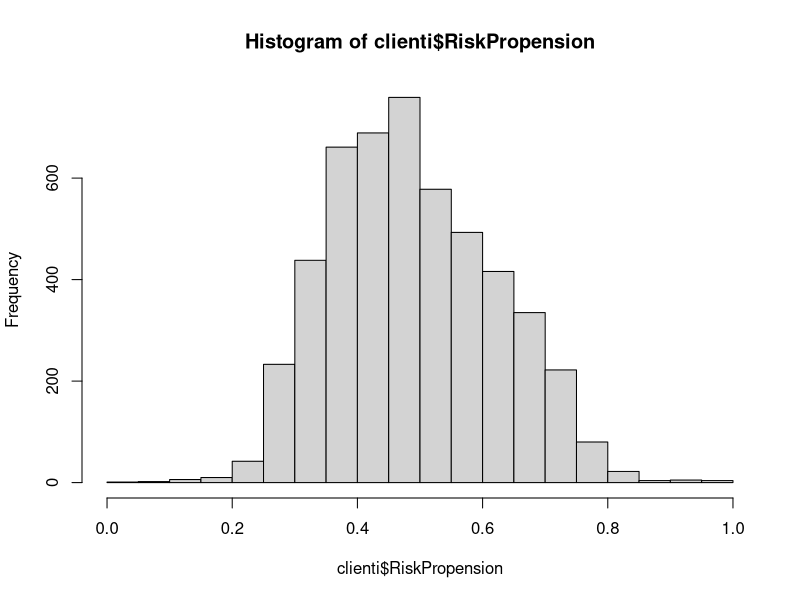
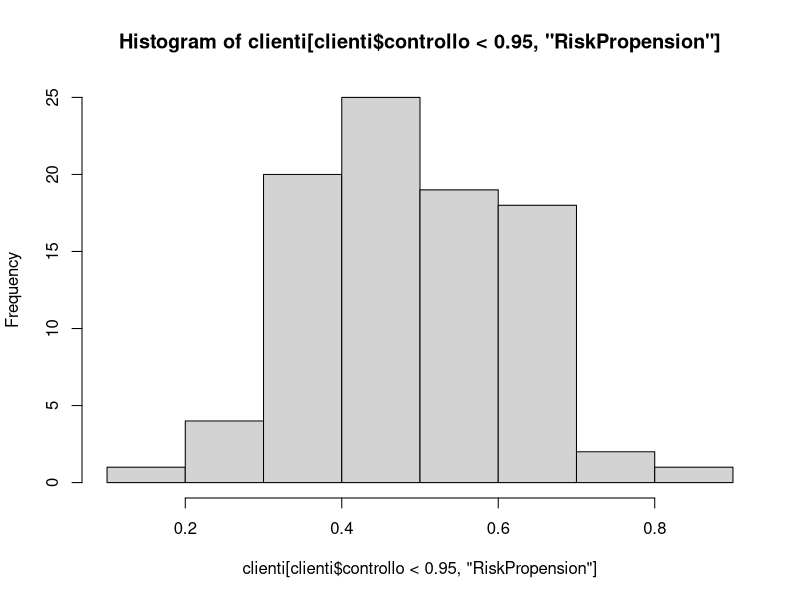

The R script that drew these images, in order:
clienti <- read.csv("DatasetClientClustering.csv", encoding="UTF-8", comment.char="#", na.strings="")
clienti <- clienti[,-(1:8)]
clienti[clienti$PanicMood==-1,"PanicMood"]<-1
clienti$controllo <- rowSums(clienti[,(ncol(clienti)-4):ncol(clienti)])
clienti[clienti$PanicMood==-1,"PanicMood"]<-1

#Sistemo cose strane 
nrow(clienti[clienti$controllo<0.95,]) #Sono 90, ho scelto 0,95 a caso ragaaaa a casoooooooooooooooooo


#Creo RiskPropensionClass
hist(clienti$RiskPropension)
clienti$RiskPropensionClass <- ifelse((clienti$RiskPropension<=0.2), 1, 
                                      ifelse((clienti$RiskPropension>0.2 & clienti$RiskPropension<=0.4), 2, 
                                             ifelse((clienti$RiskPropension>0.4 & clienti$RiskPropension<=0.6),3,
                                                    ifelse((clienti$RiskPropension>0.6 & clienti$RiskPropension<=0.8),4,5))))
hist(clienti[clienti$controllo<0.95,"RiskPropension"])


conditional_mean <- data.frame(matrix(ncol=6,nrow=0, dimnames=list(NULL,c("RiskClass", "BondInvestments", "EquityInvestments", "MoneyMarketInvestments", "OtherInvestments", "Cash"))))
for (risk in 1:5) {
  clienti_risk <- clienti[(clienti$RiskPropensionClass==risk & clienti$controllo>=0.95),]
  conditional_mean[risk,1]<-risk
  conditional_mean[risk,2]<-mean(clienti_risk[,"BondInvestments"])
  conditional_mean[risk,3]<-mean(clienti_risk[,"EquityInvestments"])
  conditional_mean[risk,4]<-mean(clienti_risk[,"MoneyMarketInvestments"])
  conditional_mean[risk,5]<-mean(clienti_risk[,"OtherInvestments"])
  conditional_mean[risk,6]<-mean(clienti_risk[,"Cash"])
}
conditional_mean$controllo <- rowSums(conditional_mean[2:6])

for (risk in 1:5) {
  clienti[(clienti$RiskPropensionClass==risk & clienti$controllo<0.95),"BondInvestments"]<-conditional_mean[risk,"BondInvestments"]
  clienti[(clienti$RiskPropensionClass==risk & clienti$controllo<0.95),"EquityInvestments"]<-conditional_mean[risk,"EquityInvestments"]
  clienti[(clienti$RiskPropensionClass==risk & clienti$controllo<0.95),"MoneyMarketInvestments"]<-conditional_mean[risk,"MoneyMarketInvestments"]
  clienti[(clienti$RiskPropensionClass==risk & clienti$controllo<0.95),"OtherInvestments"]<-conditional_mean[risk,"OtherInvestments"]
  clienti[(clienti$RiskPropensionClass==risk & clienti$controllo<0.95),"Cash"]<-conditional_mean[risk,"Cash"]
} 

clienti$controllo_finale <- rowSums(clienti[,21:25])
summary(clienti$controllo_finale)

#
